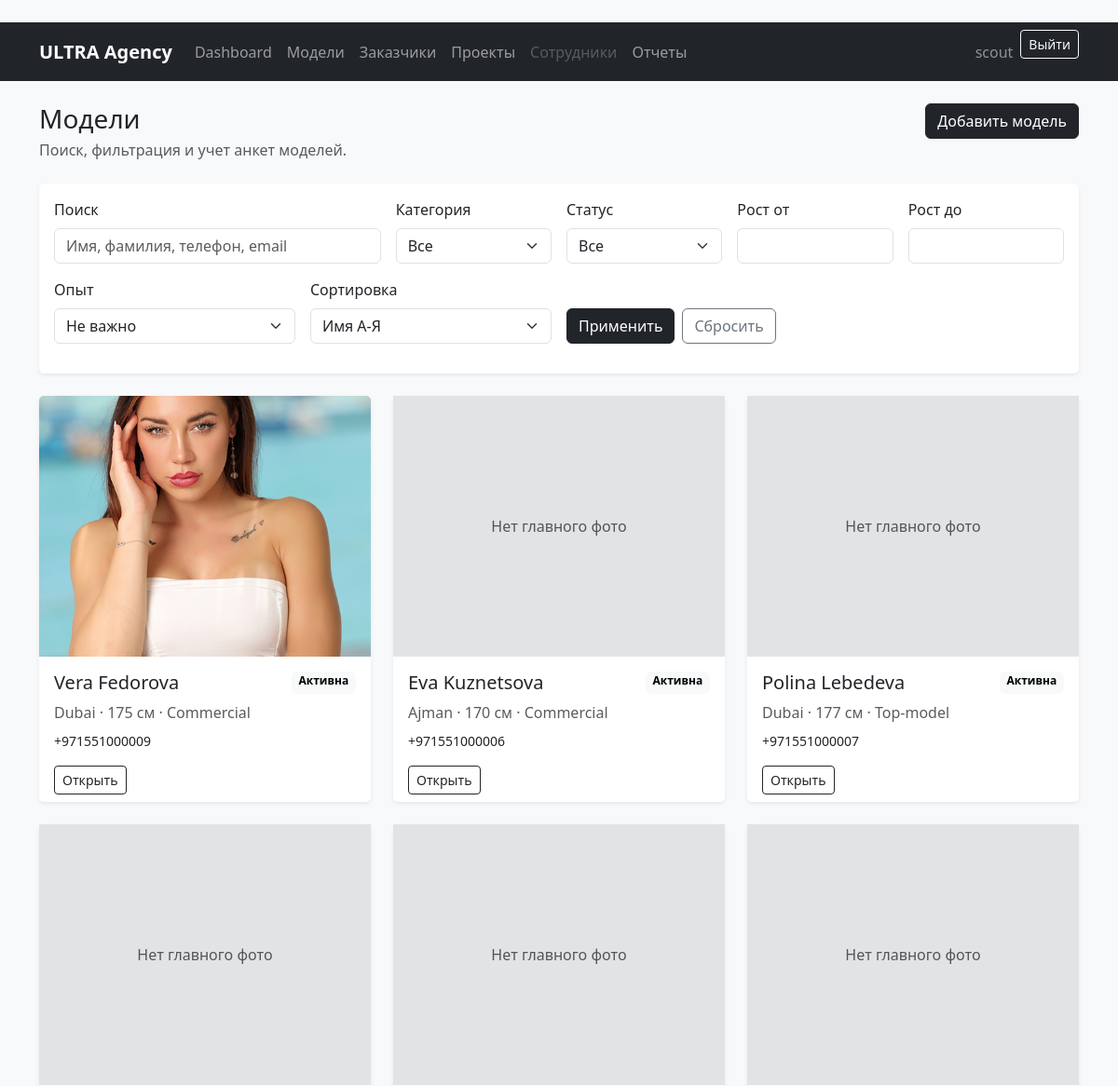
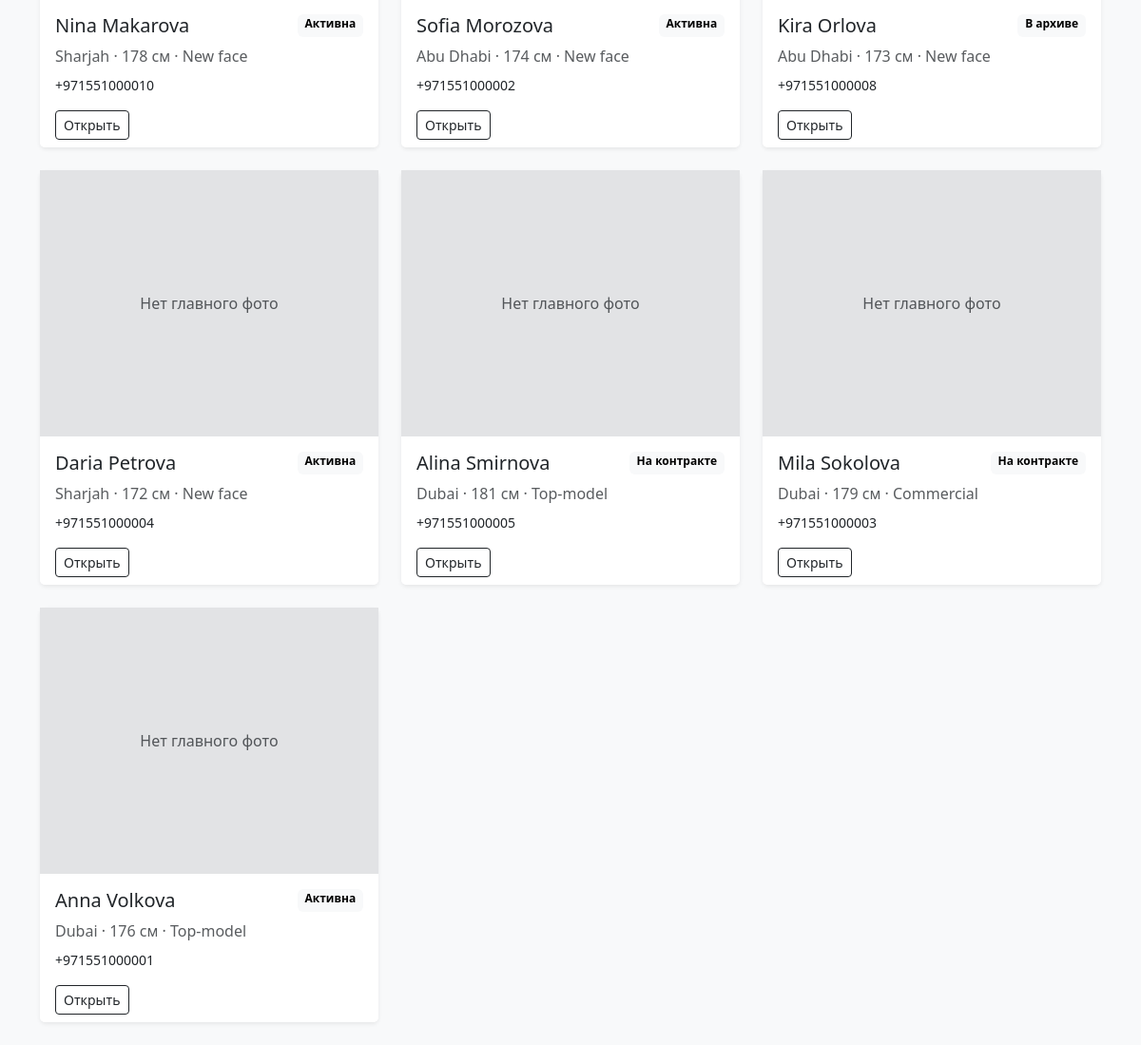
Screenshot of /models/ (signed in) with the database file from the repository (2 pictures, top to bottom).
### models_app/models.py (models this page shows)
class ModelCard(models.Model):
    class Category(models.TextChoices):
        TOP = 'top', 'Top-model'
        NEW_FACE = 'new_face', 'New face'
        COMMERCIAL = 'commercial', 'Commercial'
    class Status(models.TextChoices):
        ACTIVE = 'active', 'Активна'
        ARCHIVED = 'archived', 'В архиве'
        ON_CONTRACT = 'on_contract', 'На контракте'
    first_name = models.CharField('Имя', max_length=100)
    last_name = models.CharField('Фамилия', max_length=100)
    birth_date = models.DateField('Дата рождения', null=True, blank=True)
    phone = models.CharField('Телефон', max_length=30)
    email = models.EmailField('Email', blank=True)
    city = models.CharField('Город', max_length=100)
    height = models.PositiveSmallIntegerField('Рост, см')
    bust = models.PositiveSmallIntegerField('Объем груди, см')
    waist = models.PositiveSmallIntegerField('Талия, см')
    hips = models.PositiveSmallIntegerField('Бедра, см')
    shoe_size = models.DecimalField(
        'Размер обуви',
        max_digits=4,
        decimal_places=1,
        null=True,
        blank=True,
    )
    hair_color = models.CharField('Цвет волос', max_length=50, blank=True)
    eye_color = models.CharField('Цвет глаз', max_length=50, blank=True)
    experience = models.TextField('Опыт работы / описание', blank=True)
    category = models.CharField(
        'Категория',
        max_length=20,
        choices=Category.choices,
        default=Category.NEW_FACE,
    )
    status = models.CharField(
        'Статус',
        max_length=20,
        choices=Status.choices,
        default=Status.ACTIVE,
    )
    created_at = models.DateTimeField('Дата добавления', auto_now_add=True)
    updated_at = models.DateTimeField('Дата обновления', auto_now=True)
    added_by = models.ForeignKey(
        settings.AUTH_USER_MODEL,
        on_delete=models.SET_NULL,
        null=True,
        blank=True,
        related_name='added_model_cards',
        verbose_name='Кем добавлена анкета',
    )
    main_photo = models.ImageField(
        'Главное фото',
        upload_to='models/main/',
        null=True,
        blank=True,
    )
    class Meta:
        verbose_name = 'Анкета модели'
        verbose_name_plural = 'Анкеты моделей'
        ordering = ['last_name', 'first_name']
    def __str__(self):
        return f'{self.first_name} {self.last_name}'

### models_app/views.py (the view, shortened to what this page needs)
# urls.py: path('', ModelCardListView.as_view(), name='model_list'),
class ModelCardListView(RoleRequiredMixin, ListView):
    model = ModelCard
    template_name = 'models_app/model_list.html'
    context_object_name = 'models'
    paginate_by = 12
    allowed_roles = MODEL_VIEW_ROLES
    def get_queryset(self):
        queryset = ModelCard.objects.select_related('added_by')
        query = self.request.GET.get('q', '').strip()
        category = self.request.GET.get('category', '').strip()
        status = self.request.GET.get('status', '').strip()
        height_min = self.request.GET.get('height_min', '').strip()
        height_max = self.request.GET.get('height_max', '').strip()
        has_experience = self.request.GET.get('has_experience', '').strip()
        sort = self.request.GET.get('sort', 'name').strip()
        if category:
            queryset = queryset.filter(category=category)
        if status:
            queryset = queryset.filter(status=status)
        if height_min.isdigit():
            queryset = queryset.filter(height__gte=int(height_min))
        if height_max.isdigit():
            queryset = queryset.filter(height__lte=int(height_max))
        if has_experience == 'yes':
            queryset = queryset.exclude(experience='')
        elif has_experience == 'no':
            queryset = queryset.filter(experience='')
        ordering = {
            'name': ['last_name', 'first_name'],
            '-name': ['-last_name', '-first_name'],
            'created': ['created_at'],
            '-created': ['-created_at'],
        }.get(sort, ['last_name', 'first_name'])
        return queryset.order_by(*ordering)
    def get_context_data(self, **kwargs):
        context = super().get_context_data(**kwargs)
        context['category_choices'] = ModelCard.Category.choices
        context['status_choices'] = ModelCard.Status.choices
        context['current_filters'] = self.request.GET.copy()
        context['can_create_model'] = user_has_any_role(self.request.user, MODEL_CREATE_ROLES)
        return context

### core/mixins.py (called while the page is built)
    def test_func(self):
        return user_has_any_role(self.request.user, self.allowed_roles)

### core/permissions.py (called while the page is built)
def get_user_role(user):
    if not user.is_authenticated or not user.is_active:
        return None
    if user.is_superuser:
        return ROLE_ADMIN
    try:
        profile = user.employee_profile
    except EmployeeProfile.DoesNotExist:
        return None
    if not profile.is_active:
        return None
    return profile.role

def user_has_any_role(user, roles):
    role = get_user_role(user)
    return role in roles

### templates/models_app/model_list.html (shortened to what this page needs)
﻿{% extends 'base.html' %}
{% block content %}
<div class="d-flex flex-column flex-md-row justify-content-between gap-3 mb-4">
    <div>
        <h1 class="h3 mb-1">Модели</h1>
        <p class="text-muted mb-0">Поиск, фильтрация и учет анкет моделей.</p>
    </div>
    {% if can_create_model %}
        <div>
            <a class="btn btn-dark" href="{% url 'models_app:model_create' %}">Добавить модель</a>
        </div>
    {% endif %}
</div>
<div class="card border-0 shadow-sm mb-4">
    <div class="card-body">
        <form method="get" class="row g-3">
            <div class="col-md-4">
                <label class="form-label" for="q">Поиск</label>
                <input class="form-control" type="text" id="q" name="q" value="{{ request.GET.q }}" placeholder="Имя, фамилия, телефон, email">
            </div>
            <div class="col-md-2">
                <label class="form-label" for="category">Категория</label>
                <select class="form-select" id="category" name="category">
                    <option value="">Все</option>
                </select>
            </div>
            <div class="col-md-2">
                <label class="form-label" for="status">Статус</label>
                <select class="form-select" id="status" name="status">
                    <option value="">Все</option>
                </select>
            </div>
            <div class="col-md-2">
                <label class="form-label" for="height_min">Рост от</label>
                <input class="form-control" type="number" id="height_min" name="height_min" value="{{ request.GET.height_min }}" min="120" max="230">
            </div>
            <div class="col-md-2">
                <label class="form-label" for="height_max">Рост до</label>
                <input class="form-control" type="number" id="height_max" name="height_max" value="{{ request.GET.height_max }}" min="120" max="230">
            </div>
            <div class="col-md-3">
                <label class="form-label" for="has_experience">Опыт</label>
                <select class="form-select" id="has_experience" name="has_experience">
                    <option value="">Не важно</option>
                </select>
            </div>
            <div class="col-md-3">
                <label class="form-label" for="sort">Сортировка</label>
                <select class="form-select" id="sort" name="sort">
                    <option value="name" {% if request.GET.sort == 'name' or not request.GET.sort %}selected{% endif %}>Имя А-Я</option>
                </select>
            </div>
            <div class="col-md-6 d-flex align-items-end gap-2">
                <button class="btn btn-dark" type="submit">Применить</button>
                <a class="btn btn-outline-secondary" href="{% url 'models_app:model_list' %}">Сбросить</a>
            </div>
        </form>
    </div>
</div>
{% if models %}
    <div class="row g-4">
        {% for model_card in models %}
            <div class="col-md-6 col-xl-4">
                <div class="card border-0 shadow-sm h-100">
                    {% if model_card.main_photo %}
                        <img src="{{ model_card.main_photo.url }}" class="card-img-top object-fit-cover" style="height: 280px;" alt="{{ model_card }}">
                    {% else %}
                        <div class="bg-secondary-subtle d-flex align-items-center justify-content-center text-muted" style="height: 280px;">
                            Нет главного фото
                        </div>
                    {% endif %}
                    <div class="card-body">
                        <div class="d-flex justify-content-between gap-2 mb-2">
                            <h2 class="h5 mb-0">{{ model_card }}</h2>
                            <span class="badge text-bg-light">{{ model_card.get_status_display }}</span>
                        </div>
                        <p class="text-muted mb-2">{{ model_card.city }} · {{ model_card.height }} см · {{ model_card.get_category_display }}</p>
                        <p class="small mb-0">{{ model_card.phone }}</p>
                    </div>
                    <div class="card-footer bg-white border-0 pt-0">
                        <a class="btn btn-outline-dark btn-sm" href="{% url 'models_app:model_detail' model_card.pk %}">Открыть</a>
                    </div>
                </div>
            </div>
        {% endfor %}
    </div>
{% endif %}
{% endblock %}

### templates/base.html (shortened to what this page needs)
﻿{% load static %}
<!doctype html>
<html lang="ru">
<head>
    <link href="https://cdn.jsdelivr.net/npm/bootstrap@5.3.3/dist/css/bootstrap.min.css" rel="stylesheet">
</head>
<body class="bg-light">
<nav class="navbar navbar-expand-lg navbar-dark bg-dark">
    <div class="container">
        <a class="navbar-brand fw-semibold" href="{% url 'dashboard' %}">ULTRA Agency</a>
        <div class="collapse navbar-collapse" id="mainNavbar">
            <ul class="navbar-nav me-auto mb-2 mb-lg-0">
                <li class="nav-item">
                    <a class="nav-link" href="{% url 'dashboard' %}">Dashboard</a>
                </li>
                <li class="nav-item">
                    <a class="nav-link" href="{% url 'models_app:model_list' %}">Модели</a>
                </li>
                <li class="nav-item">
                    <a class="nav-link" href="{% url 'clients:client_list' %}">Заказчики</a>
                </li>
                <li class="nav-item">
                    <a class="nav-link" href="{% url 'projects:project_list' %}">Проекты</a>
                </li>
                <li class="nav-item">
                    {% if user.is_superuser or user.employee_profile.role == 'director' or user.employee_profile.role == 'admin' %}
                        <a class="nav-link" href="{% url 'employees:employee_list' %}">Сотрудники</a>
                    {% else %}
                        <a class="nav-link disabled" href="#">Сотрудники</a>
                    {% endif %}
                </li>
                <li class="nav-item">
                    <a class="nav-link" href="{% url 'reports:reports' %}">Отчеты</a>
                </li>
            </ul>
            <div class="d-flex align-items-center gap-2">
                {% if user.is_authenticated %}
                    <span class="navbar-text text-white-50">{{ user.get_username }}</span>
                    <form method="post" action="{% url 'logout' %}">
                        <button class="btn btn-outline-light btn-sm" type="submit">Выйти</button>
                    </form>
                {% else %}
                    <a class="btn btn-outline-light btn-sm" href="{% url 'login' %}">Войти</a>
                {% endif %}
            </div>
        </div>
    </div>
</nav>
<main class="container py-4">
    {% block content %}{% endblock %}
</main>
</body>
</html>

### rows the page displays
ModelCard: main_photo (picture), first_name+last_name "Vera Fedorova", status "Активна", city "Dubai", height "175", category "Commercial", phone "+971551000009"
ModelCard: main_photo "Нет главного фото", first_name+last_name "Eva Kuznetsova", status "Активна", city "Ajman", height "170", category "Commercial", phone "+971551000006"
ModelCard: main_photo "Нет главного фото", first_name+last_name "Polina Lebedeva", status "Активна", city "Dubai", height "177", category "Top-model", phone "+971551000007"
ModelCard: main_photo "Нет главного фото", first_name+last_name "Nina Makarova", status "Активна", city "Sharjah", height "178", category "New face", phone "+971551000010"
ModelCard: main_photo "Нет главного фото", first_name+last_name "Sofia Morozova", status "Активна", city "Abu Dhabi", height "174", category "New face", phone "+971551000002"
ModelCard: main_photo "Нет главного фото", first_name+last_name "Kira Orlova", status "В архиве", city "Abu Dhabi", height "173", category "New face", phone "+971551000008"
ModelCard: main_photo "Нет главного фото", first_name+last_name "Daria Petrova", status "Активна", city "Sharjah", height "172", category "New face", phone "+971551000004"
ModelCard: main_photo "Нет главного фото", first_name+last_name "Alina Smirnova", status "На контракте", city "Dubai", height "181", category "Top-model", phone "+971551000005"
ModelCard: main_photo "Нет главного фото", first_name+last_name "Mila Sokolova", status "На контракте", city "Dubai", height "179", category "Commercial", phone "+971551000003"
ModelCard: main_photo "Нет главного фото", first_name+last_name "Anna Volkova", status "Активна", city "Dubai", height "176", category "Top-model", phone "+971551000001"

### other values shown
{{ user.get_username }} "scout"
